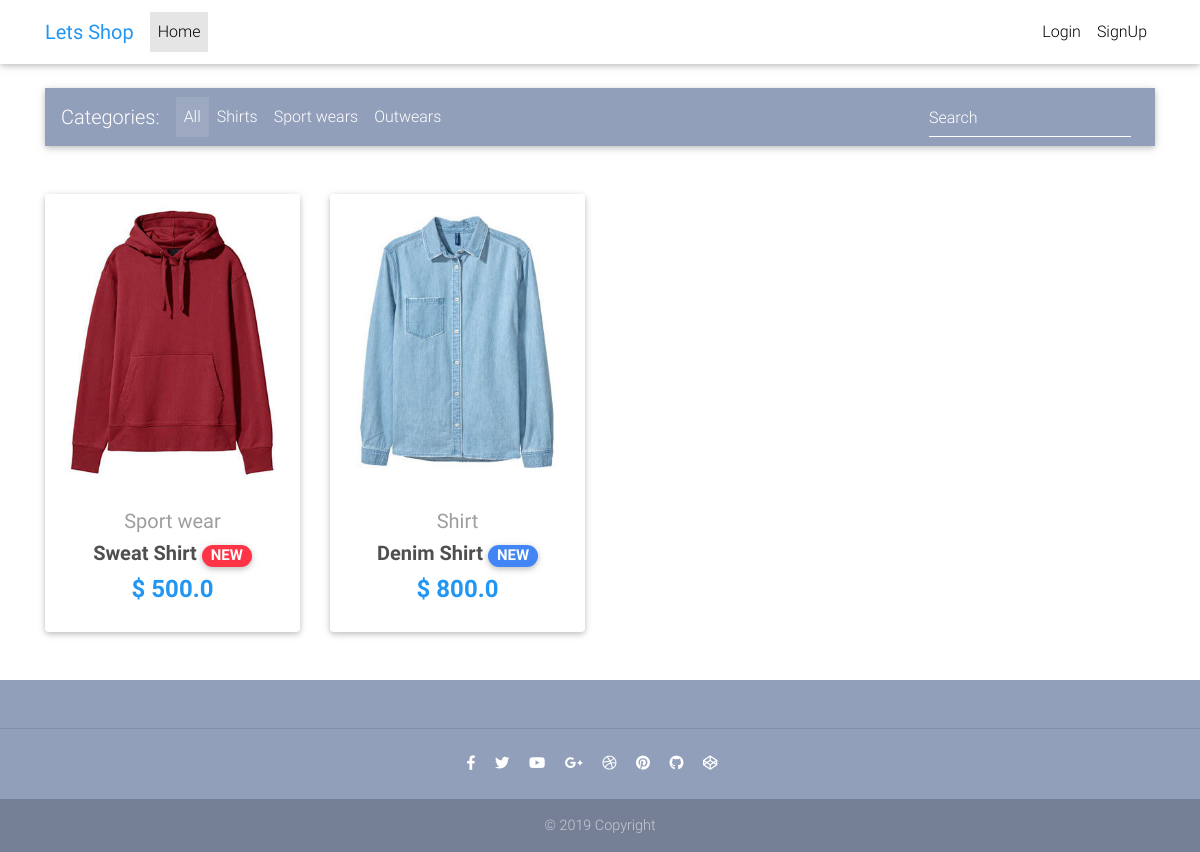
The page / on the database its author committed.
### mobiles/models.py (models this page shows, shortened)
class Item(models.Model):
	category = models.CharField(choices=CATEGORY_CHOICES, max_length=300, null=True)
	title = models.CharField(max_length=300)
	image = models.ImageField(upload_to='shirts', null=True)
	price = models.FloatField()
	description = models.TextField()
	discount_price = models.FloatField(blank=True, null=True)
	label = models.CharField(choices=LABEL_CHOICES, max_length=300, null=True)
	slug = models.CharField(max_length=100)
	def get_absolute_url(self):
		return reverse("mobiles:product", kwargs={
			'slug':self.slug
		})

### mobiles/views.py (the view)
# urls.py: path('', HomeView.as_view(), name='item-list'),
class HomeView(ListView):
	model = Item
	paginate_by = 8
	context_object_name = 'items'
	template_name = 'index.html'

### mobiles/templates/index.html (shortened to what this page needs)
{% extends 'base.html' %}
{% block content %}
    <div class="container">
      <nav class="navbar navbar-expand-lg navbar-dark mdb-color lighten-3 mt-3 mb-5">
        <span class="navbar-brand">Categories:</span>
        <div class="collapse navbar-collapse" id="basicExampleNav">
          <ul class="navbar-nav mr-auto">
            <li class="nav-item active">
              <a class="nav-link" href="#">All
              </a>
            </li>
            <li class="nav-item">
              <a class="nav-link" href="#">Shirts</a>
            </li>
            <li class="nav-item">
              <a class="nav-link" href="#">Sport wears</a>
            </li>
            <li class="nav-item">
              <a class="nav-link" href="#">Outwears</a>
            </li>
          </ul>
          <form class="form-inline">
            <div class="md-form my-0">
              <input class="form-control mr-sm-2" type="text" placeholder="Search" aria-label="Search">
            </div>
          </form>
        </div>
      </nav>
      <section class="text-center mb-4">
        <div class="row wow fadeIn">
          {% for item in items %}
          <div class="col-lg-3 col-md-6 mb-4">
            <div class="card">
              <div class="view overlay">
                <img src="{{item.image.url}}" class="card-img-top"
                  alt="">
              </div>
              <div class="card-body text-center">
                <a href="{{item.get_absolute_url}}" class="grey-text">
                  <h5>{{item.get_category_display}}</h5>
                </a>
                <h5>
                  <strong>
                    <a href="{{item.get_absolute_url}}" class="dark-grey-text">{{item.title}}
                      <span class="badge badge-pill {{item.get_label_display}}-color">NEW</span>
                    </a>
                  </strong>
                </h5>
                <h4 class="font-weight-bold blue-text">
                  <strong>$
                  {% if item.discount_price %}
                  {{item.discount_price}}
                  {% else %}
                  {{item.price}}
                  {% endif %}
                </strong>
                </h4>
              </div>
            </div>
          </div>
          {% endfor %}
        </div>
      </section>
    </div>
{% endblock %}

### mobiles/templates/base.html (style rules this page uses)
html, body, header, .carousel { height: 60vh; }

### rows shown on the page
Item: image (picture), category "Sport wear", title "Sweat Shirt", discount_price "500.0"
Item: image (picture), category "Shirt", title "Denim Shirt", discount_price "800.0"
